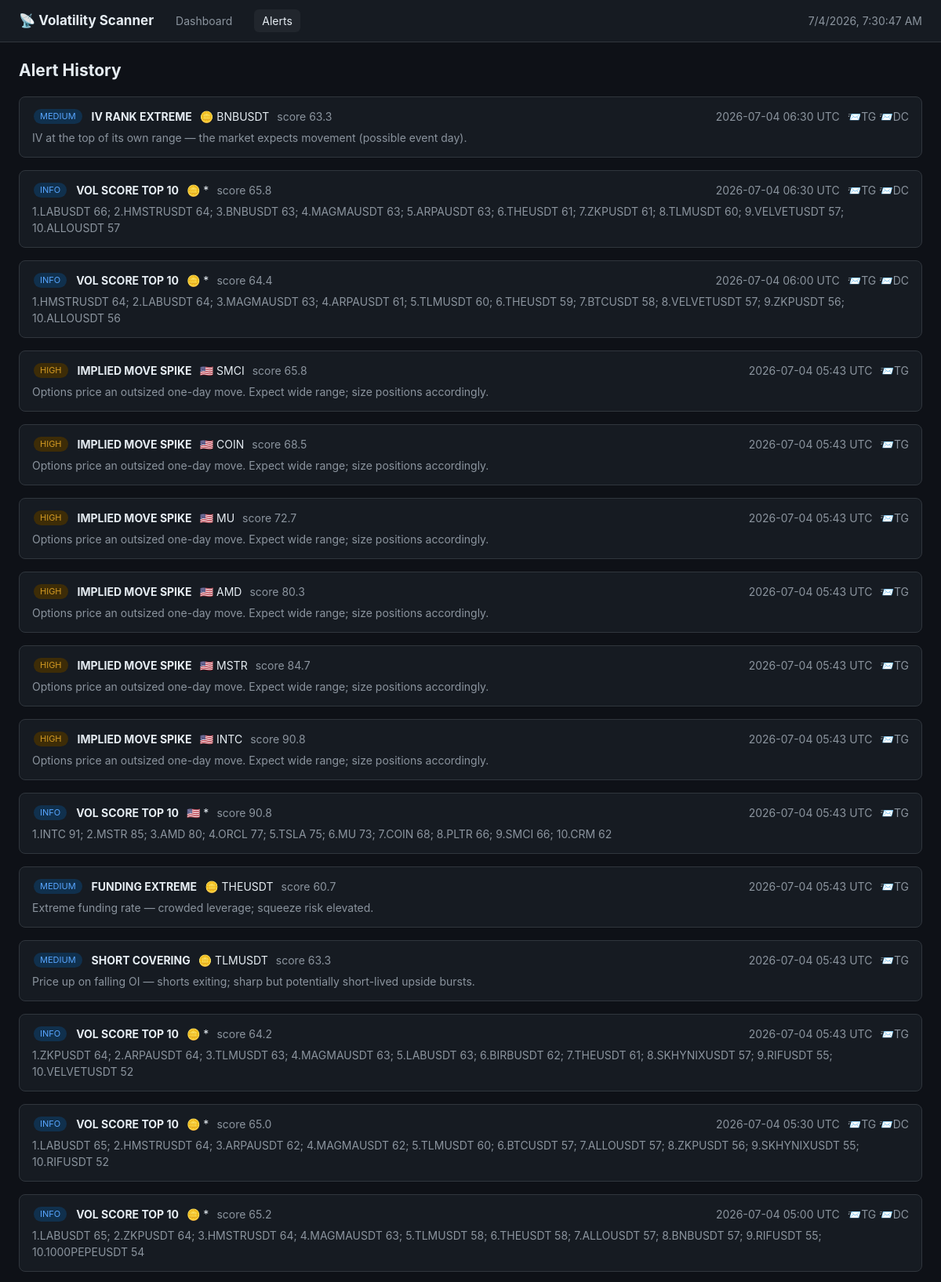
Screenshot of /alerts (upper part) with the database file from the repository.
### models.py (models this page shows, shortened)
class Alert(db.Model):
    __tablename__ = "alerts"
    id          = db.Column(db.Integer, primary_key=True)
    created_at  = db.Column(db.DateTime, default=utcnow, index=True)
    market_type = db.Column(db.String(10), nullable=False, index=True)
    symbol      = db.Column(db.String(30), nullable=False, index=True)
    alert_type  = db.Column(db.String(40), nullable=False)
    severity    = db.Column(db.String(10), default="MEDIUM")
    message     = db.Column(db.Text)
    score       = db.Column(db.Float)
    sent_telegram = db.Column(db.Boolean, default=False)
    sent_discord  = db.Column(db.Boolean, default=False)

### app.py (the view)
@app.route("/alerts")
def alerts_page():
    alerts = Alert.query.order_by(Alert.id.desc()).limit(200).all()
    return render_template("alerts.html", alerts=alerts,
                           markets=sorted(VALID_MARKETS))

### templates/alerts.html (shortened to what this page needs)
{% extends "base.html" %}
{% block content %}
<h2 style="margin-top:0">Alert History</h2>
{% for a in alerts %}
<div class="card">
  <div style="display:flex; gap:10px; align-items:center; flex-wrap:wrap;">
    <span class="pill {{ 'crit' if a.severity == 'CRITICAL' else ('high' if a.severity == 'HIGH' else 'med') }}">
      {{ a.severity }}</span>
    <strong>{{ a.alert_type.replace('_', ' ') }}</strong>
    <span>{{ {'INDIA':'🇮🇳','CRYPTO':'🪙','US':'🇺🇸'}.get(a.market_type, '') }}
      {{ a.symbol }}</span>
    {% if a.score %}<span class="muted">score {{ '%.1f'|format(a.score) }}</span>{% endif %}
    <span class="muted">{{ a.created_at.strftime('%Y-%m-%d %H:%M UTC') if a.created_at }}</span>
    <span class="muted">
      {{ '📨TG' if a.sent_telegram }} {{ '📨DC' if a.sent_discord }}</span>
  </div>
  {% if a.message %}<div class="muted" style="margin-top:6px">{{ a.message }}</div>{% endif %}
</div>
{% endfor %}
{% endblock %}

### templates/base.html (style rules this page uses)
:root { --bg: #0e1117; --panel: #161b22; --border: #30363d; --text: #e6edf3; --muted: #8b949e; --accent: #58a6ff; --red: #f85149; --green: #3fb950; --orange: #d29922; --purple: #bc8cff; }
* { box-sizing: border-box; }
body { margin: 0; background: var(--bg); color: var(--text); font: 14px/1.5 -apple-system, "Segoe UI", Roboto, sans-serif; }
.pill { display: inline-block; padding: 1px 8px; border-radius: 10px; font-size: 11px; margin: 1px 2px; }
.pill.high { background: #3d2c07; color: var(--orange); }
.pill.med { background: #10304d; color: var(--accent); }
.muted { color: var(--muted); }
.card { background: var(--panel); border: 1px solid var(--border); border-radius: 8px; padding: 14px 16px; margin-bottom: 16px; }

### rows the page displays
Alert: severity "MEDIUM", alert_type.replace "IV RANK EXTREME", market_type "🪙", symbol "BNBUSDT", score "63.3", created_at "2026-07-04 06:30 UTC", sent_telegram "📨TG", sent_discord "📨DC", message "IV at the top of its own range — the market expects movement (possible event day)."
Alert: severity "INFO", alert_type.replace "VOL SCORE TOP 10", market_type "🪙", symbol "*", score "65.8", created_at "2026-07-04 06:30 UTC", sent_telegram "📨TG", sent_discord "📨DC", message "1.LABUSDT 66; 2.HMSTRUSDT 64; 3.BNBUSDT 63; 4.MAGMAUSDT 63; 5.ARPAUSDT 63; 6.THEUSDT 61; 7.ZKPUSDT 61; 8.TLMUSDT 60; 9.VELVETUSDT 57; 10.ALLOUSDT 57"
Alert: severity "INFO", alert_type.replace "VOL SCORE TOP 10", market_type "🪙", symbol "*", score "64.4", created_at "2026-07-04 06:00 UTC", sent_telegram "📨TG", sent_discord "📨DC", message "1.HMSTRUSDT 64; 2.LABUSDT 64; 3.MAGMAUSDT 63; 4.ARPAUSDT 61; 5.TLMUSDT 60; 6.THEUSDT 59; 7.BTCUSDT 58; 8.VELVETUSDT 57; 9.ZKPUSDT 56; 10.ALLOUSDT 56"
Alert: severity "HIGH", alert_type.replace "IMPLIED MOVE SPIKE", market_type "🇺🇸", symbol "SMCI", score "65.8", created_at "2026-07-04 05:43 UTC", sent_telegram "📨TG", message "Options price an outsized one-day move. Expect wide range; size positions accordingly."
Alert: severity "HIGH", alert_type.replace "IMPLIED MOVE SPIKE", market_type "🇺🇸", symbol "COIN", score "68.5", created_at "2026-07-04 05:43 UTC", sent_telegram "📨TG", message "Options price an outsized one-day move. Expect wide range; size positions accordingly."
Alert: severity "HIGH", alert_type.replace "IMPLIED MOVE SPIKE", market_type "🇺🇸", symbol "MU", score "72.7", created_at "2026-07-04 05:43 UTC", sent_telegram "📨TG", message "Options price an outsized one-day move. Expect wide range; size positions accordingly."
Alert: severity "HIGH", alert_type.replace "IMPLIED MOVE SPIKE", market_type "🇺🇸", symbol "AMD", score "80.3", created_at "2026-07-04 05:43 UTC", sent_telegram "📨TG", message "Options price an outsized one-day move. Expect wide range; size positions accordingly."
Alert: severity "HIGH", alert_type.replace "IMPLIED MOVE SPIKE", market_type "🇺🇸", symbol "MSTR", score "84.7", created_at "2026-07-04 05:43 UTC", sent_telegram "📨TG", message "Options price an outsized one-day move. Expect wide range; size positions accordingly."
Alert: severity "HIGH", alert_type.replace "IMPLIED MOVE SPIKE", market_type "🇺🇸", symbol "INTC", score "90.8", created_at "2026-07-04 05:43 UTC", sent_telegram "📨TG", message "Options price an outsized one-day move. Expect wide range; size positions accordingly."
Alert: severity "INFO", alert_type.replace "VOL SCORE TOP 10", market_type "🇺🇸", symbol "*", score "90.8", created_at "2026-07-04 05:43 UTC", sent_telegram "📨TG", message "1.INTC 91; 2.MSTR 85; 3.AMD 80; 4.ORCL 77; 5.TSLA 75; 6.MU 73; 7.COIN 68; 8.PLTR 66; 9.SMCI 66; 10.CRM 62"
Alert: severity "MEDIUM", alert_type.replace "FUNDING EXTREME", market_type "🪙", symbol "THEUSDT", score "60.7", created_at "2026-07-04 05:43 UTC", sent_telegram "📨TG", message "Extreme funding rate — crowded leverage; squeeze risk elevated."
Alert: severity "MEDIUM", alert_type.replace "SHORT COVERING", market_type "🪙", symbol "TLMUSDT", score "63.3", created_at "2026-07-04 05:43 UTC", sent_telegram "📨TG", message "Price up on falling OI — shorts exiting; sharp but potentially short-lived upside bursts."
Alert: severity "INFO", alert_type.replace "VOL SCORE TOP 10", market_type "🪙", symbol "*", score "64.2", created_at "2026-07-04 05:43 UTC", sent_telegram "📨TG", message "1.ZKPUSDT 64; 2.ARPAUSDT 64; 3.TLMUSDT 63; 4.MAGMAUSDT 63; 5.LABUSDT 63; 6.BIRBUSDT 62; 7.THEUSDT 61; 8.SKHYNIXUSDT 57; 9.RIFUSDT 55; 10.VELVETUSDT 52"
Alert: severity "INFO", alert_type.replace "VOL SCORE TOP 10", market_type "🪙", symbol "*", score "65.0", created_at "2026-07-04 05:30 UTC", sent_telegram "📨TG", sent_discord "📨DC", message "1.LABUSDT 65; 2.HMSTRUSDT 64; 3.ARPAUSDT 62; 4.MAGMAUSDT 62; 5.TLMUSDT 60; 6.BTCUSDT 57; 7.ALLOUSDT 57; 8.ZKPUSDT 56; 9.SKHYNIXUSDT 55; 10.RIFUSDT 52"
Alert: severity "INFO", alert_type.replace "VOL SCORE TOP 10", market_type "🪙", symbol "*", score "65.2", created_at "2026-07-04 05:00 UTC", sent_telegram "📨TG", sent_discord "📨DC", message "1.LABUSDT 65; 2.ZKPUSDT 64; 3.HMSTRUSDT 64; 4.MAGMAUSDT 63; 5.TLMUSDT 58; 6.THEUSDT 58; 7.ALLOUSDT 57; 8.BNBUSDT 57; 9.RIFUSDT 55; 10.1000PEPEUSDT 54"
